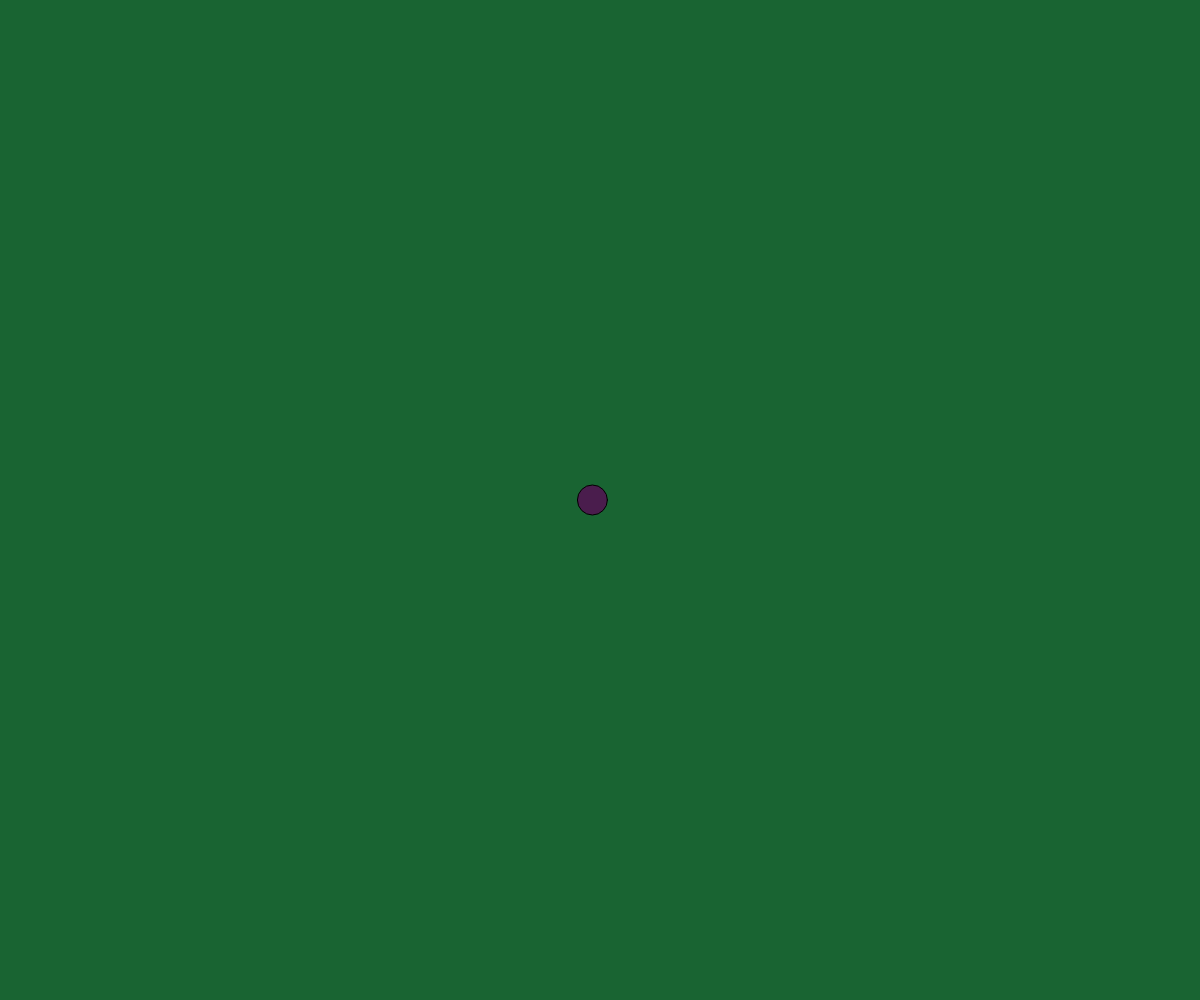
Frame 1 (no input)
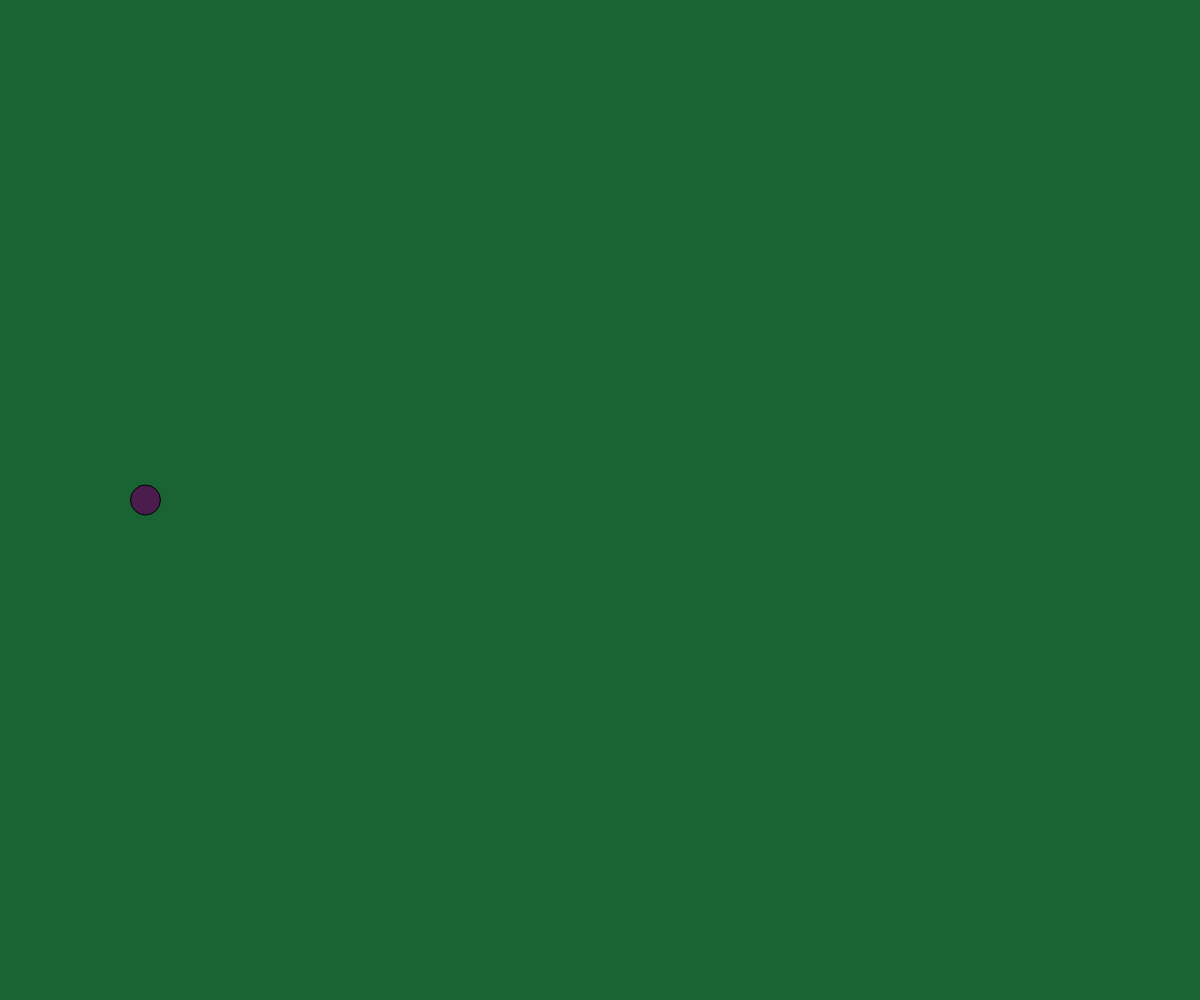
Frame 60 (no input)
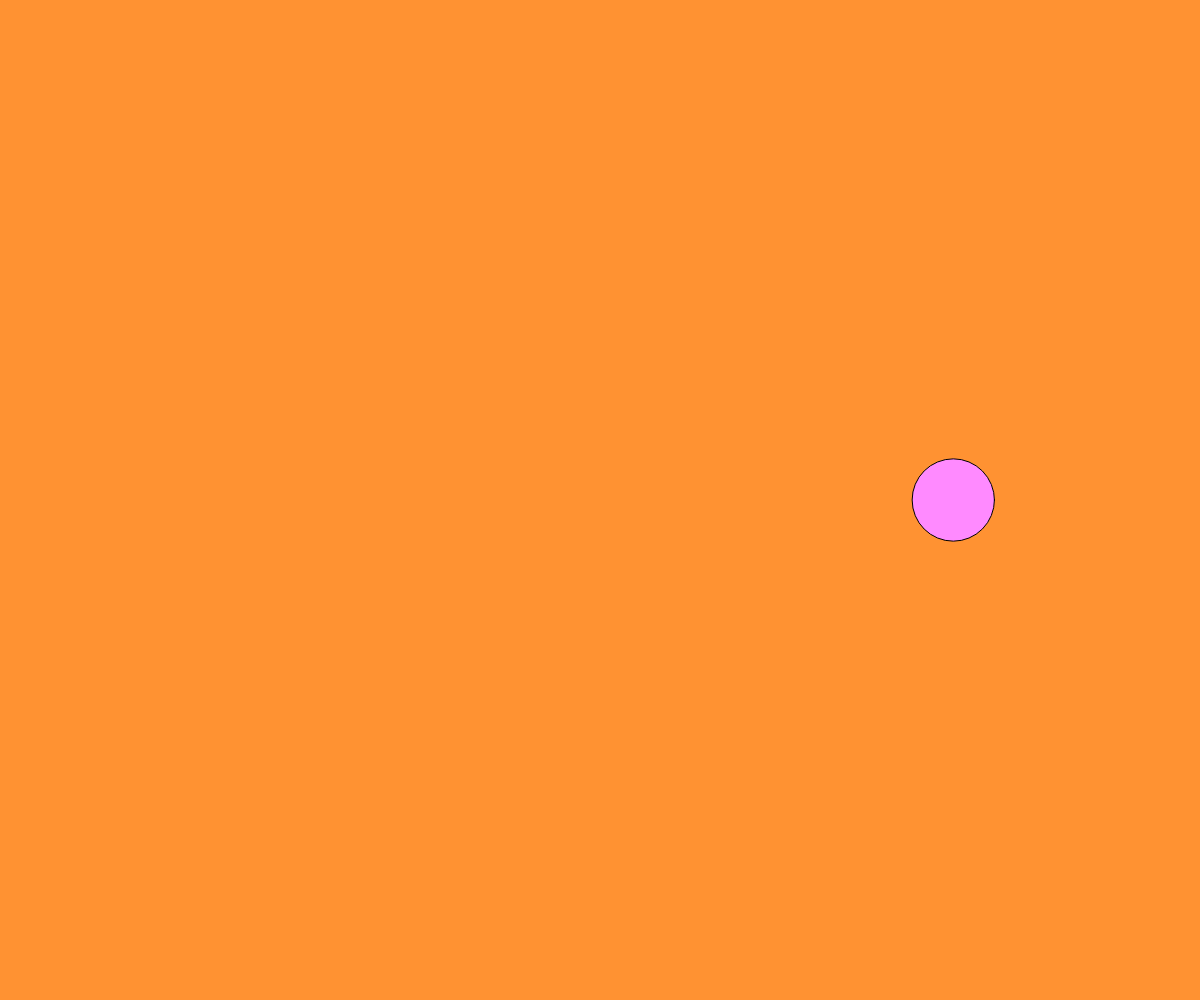
Frame 120 (the mouse pressed at the canvas centre since frame 60)

The p5.js sketch that drew these frames (run headless with seeded random() and noise() and a simulated clock; from frame 60 on, the mouse is pressed at the canvas centre):

// p5.js sketch
// ── sketch.js
let posX;
let posY;
let diametro;
let radio;
let fondo;
let colcir;
let vel;

function setup() {
  createCanvas(windowWidth, windowHeight);
  posX = windowWidth / 2;
  posY = windowHeight / 2;
  diametro = 30;
  radio = diametro / 2;
  fondo = color(25, 100, 50);
  colcir = color(random(10, 100), random(10, 100), random(10, 100));
  vel = random(1, 20);
  // frameRate(2);
  // print(posX);
  // posX = 234;
  // print(posX);
  // posX = posX + 25;
  // print(posX);
  // posX = posX * 2;
  // print(posX);
  // posX = posX / 5;
  // print(posX);
  // posX *= 8;
  // print(posX);
  // posX += 1;
  // print(posX);
  // posX ++;
  // print(posX);
}

function draw() {
  background(fondo);

  posX -= vel;
  if (posX < -radio) {
    diametro = random(10, 100);
    radio = diametro / 2;
    fondo = color(255, random(100, 255), 50);
    colcir = color(255, random(100, 255), 255);
    posX = windowWidth + radio;
  }

  fill(colcir);
  circle(posX, posY, diametro);

  print(posX);
  posY;
}
